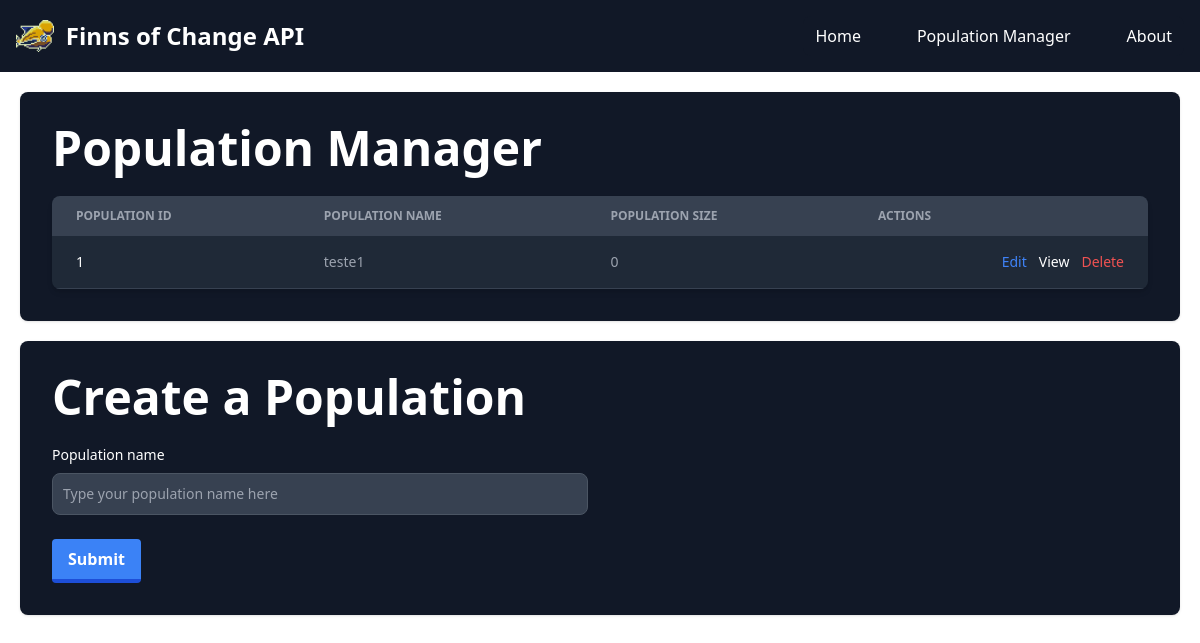
Before: /populations with the older database file.
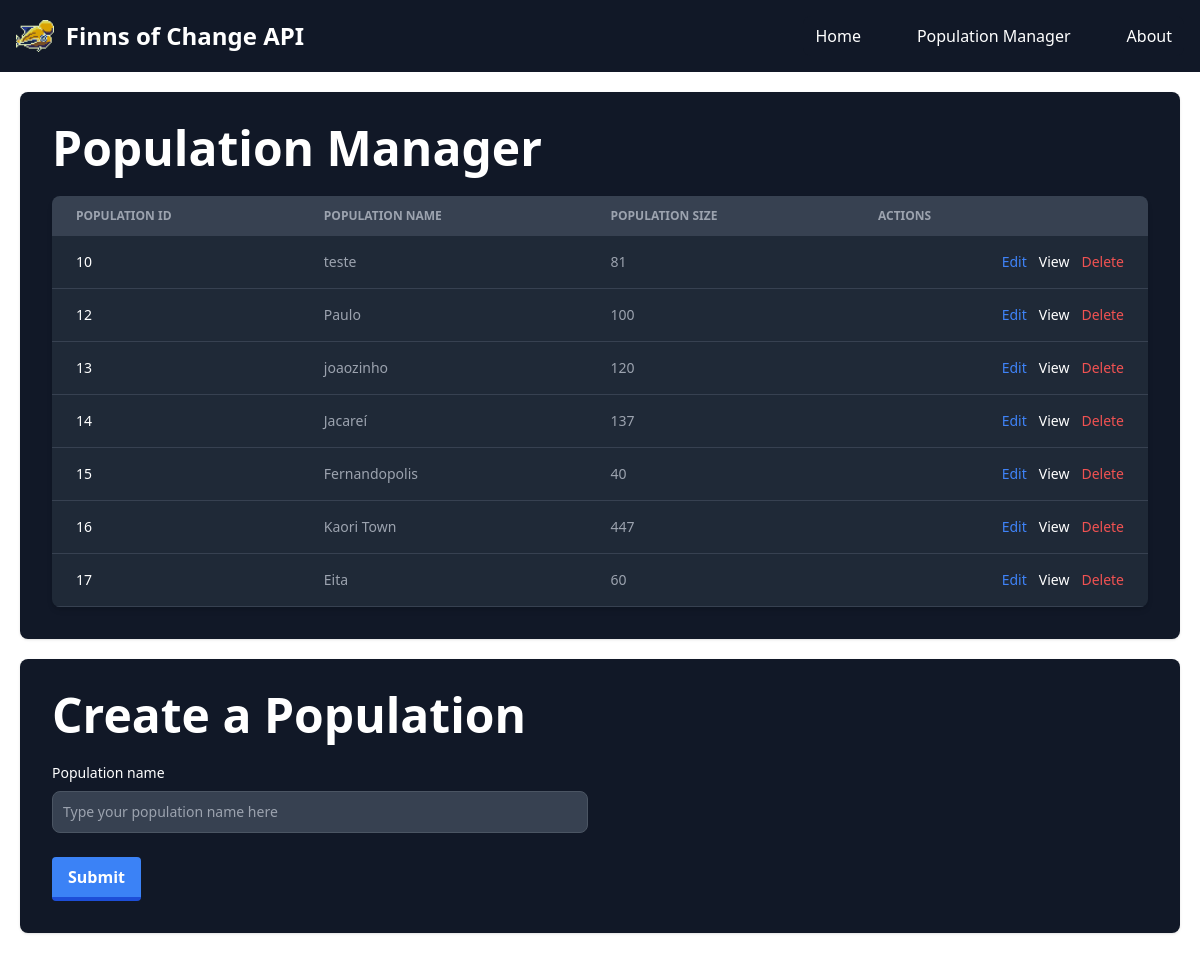
After: the same page with the newer database file.
### tables this page shows
CREATE TABLE population (
               id INTEGER PRIMARY KEY AUTOINCREMENT,
               name TEXT
               );

### app/api/routes.py (the view)
@api.route('/populations', methods=['GET','POST'])
def population_route():
    if request.method == 'GET':
        result = get_populations()
        return render_template('create_population.html', populations=result)
    elif request.method == 'POST':
        name = request.form['name']
        add_population(name)
        return redirect('/populations')

### app/database/operations.py (called while the page is built)
def get_populations():
    conn = sqlite3.connect('fishes.db')
    conn.row_factory = sqlite3.Row
    cursor = conn.cursor()
    cursor.execute("""
        SELECT
            p.id,
            p.name,
            COUNT(i.id) as population_size
        FROM population p
        LEFT JOIN individuals i ON p.id = i.population_id
        GROUP BY p.id
        """)
    results = cursor.fetchall()
    cursor.close()
    conn.close()
    populations = []
    for row in results:
        populations.append({
            'id':row[0],
            'name':row[1],
            'population_size':row[2]
        })
    return populations

### app/templates/create_population.html (shortened to what this page needs)
{% extends 'base.html' %}
{% block content %}
<div class="bg-white dark:bg-gray-900 shadow rounded-lg p-8 relative" style="margin-bottom: 20px;">
    <div class="flex items-center justify-between mb-6">
        <h2 class="text-5xl font-bold text-gray-900 dark:text-white text-center">Population Manager</h2>
    </div>
    <div class="relative overflow-x-auto shadow-md sm:rounded-lg mt-6">
        <table class="w-full text-sm text-left rtl:text-right text-gray-500 dark:text-gray-400">
            <thead class="text-xs text-gray-700 uppercase bg-gray-50 dark:bg-gray-700 dark:text-gray-400">
                <tr>
                    <th scope="col" class="px-6 py-3">
                        Population ID
                    </th>
                    <th scope="col" class="px-6 py-3">
                        Population Name
                    </th>
                    <th scope="col" class="px-6 py-3">
                        Population Size
                    </th>
                    <th scope="col" class="px-6 py-3">
                        Actions
                    </th>
                </tr>
            </thead>
            <tbody>
                {% for pop in populations %}
                <tr class="bg-white border-b dark:bg-gray-800 dark:border-gray-700 border-gray-200 hover:bg-gray-50 dark:hover:bg-gray-600">
                    <th scope="row" class="px-6 py-4 font-medium text-gray-900 whitespace-nowrap dark:text-white">
                        {{ pop['id'] }}
                    </th>
                    <td class="px-6 py-4">
                        {{ pop['name'] }}
                    </td>
                    <td class="px-6 py-4">
                        {{ pop['population_size'] }}
                    </td>
                    <td class="px-6 py-4 text-right">
                        <div class="flex justify-end items-center gap-3">
                            <a href="{{ url_for('api.list_individuals', population_id=pop.id) }}" class="font-medium text-blue-600 dark:text-blue-500 hover:underline">Edit</a>
                            <a href="{{ url_for('api.index', population=pop.id) }}" class="font-medium text-blue-600 dark:text-white hover:underline">View</a>
                            <form method="POST" action="/delete/population/{{ pop.id }}" onsubmit="return confirmDelete()">
                                <button type="submit" class="font-medium text-blue-600 dark:text-red-500 hover:underline">Delete</button>
                            </form>
                        </div>
                    </td>
                </tr>
                {% endfor %}
            </tbody>
        </table>
    </div>
</div>
<div class="bg-white dark:bg-gray-900 shadow rounded-lg p-8 relative" style="margin-top: 20px;">
    <div class="flex items-center justify-between mb-6">
        <h2 class="text-5xl font-bold text-gray-900 dark:text-white text-center">Create a Population</h2>
    </div>
    <form action="/populations" method="post">
            <div class="grid gap-6 mb-6 md:grid-cols-2">
                <div>
                    <label for="population_name" class="block mb-2 text-sm text-darkblue dark:text-white">Population name</label>
                    <input name="name" type="text" id="first_name" class="bg-gray-50 border border-gray-300 text-gray-900 text-sm rounded-lg focus:ring-blue-500 focus:border-blue-500 block w-full p-2.5 dark:bg-gray-700 dark:border-gray-600 dark:placeholder-gray-400 dark:text-white dark:focus:ring-blue-500 dark:focus:border-blue-500" placeholder="Type your population name here" required />
                </div>
            </div>
            <div>
                <button type="submit" class="bg-blue-500 hover:bg-blue-900 text-white font-bold py-2 px-4 border-b-4 border-blue-700 hover:border-blue-500 rounded">
                Submit
                </button>
            </div>
    </form>
</div>
{% endblock %}

### app/templates/base.html (shortened to what this page needs)
<!DOCTYPE html>
<html class="dark">
<head>
    <link href="https://cdnjs.cloudflare.com/ajax/libs/flowbite/2.3.0/flowbite.min.css" rel="stylesheet" />
    <script src="https://cdn.tailwindcss.com"></script>
</head>
<body class="dark">
    <nav class="bg-white border-gray-200 dark:bg-gray-900">
        <div class="max-w-screen-xl flex flex-wrap items-center justify-between mx-auto p-4">
            <a href="{{ url_for('api.index') }}" class="flex items-center space-x-3 rtl:space-x-reverse">
                <img src="{{ url_for('static', filename='images/fish_logo.png') }}" class="h-8" alt="FoC Logo" />
                <span class="self-center text-2xl font-semibold whitespace-nowrap dark:text-white">Finns of Change API</span>
            </a>
            <div class="hidden w-full md:block md:w-auto" id="navbar-default">
                <ul class="font-medium flex flex-col p-4 md:p-0 mt-4 border border-gray-100 rounded-lg bg-gray-50 md:flex-row md:space-x-8 rtl:space-x-reverse md:mt-0 md:border-0 md:bg-white dark:bg-gray-800 md:dark:bg-gray-900 dark:border-gray-700">
                    <li><a href="/" class="block py-2 px-3 text-white hover:text-blue-500">Home</a></li>
                    <li><a href="/populations" class="block py-2 px-3 text-white hover:text-blue-500">Population Manager</a></li>
                    <li><a href="/individuals" class="block py-2 px-3 text-white hover:text-blue-500">About</a></li>
                </ul>
            </div>
        </div>
    </nav>
    <div class="content-wrapper">
        {% block content %}{% endblock %}
    </div>
</body>
</html>

### app/templates/base.html (style rules this page uses)
.content-wrapper { position: relative; z-index: 1; padding: 20px; }
.bg-white { background-color: rgba(255, 255, 255, 0.8); }

Changed rows visible on the page:
removed population: id "1", name "teste1", population_size "0"
added population: id "10", name "teste", population_size "81"
added population: id "12", name "Paulo", population_size "100"
added population: id "13", name "joaozinho", population_size "120"
added population: id "14", name "Jacareí", population_size "137"
added population: id "15", name "Fernandopolis", population_size "40"
added population: id "16", name "Kaori Town", population_size "447"
added population: id "17", name "Eita", population_size "60"
